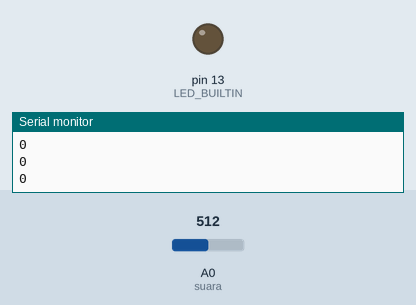
The sketch below on a simulated Arduino Uno, built with avr-gcc and run on an emulated ATmega328P. Shown: output pins drawn as LEDs (lit = HIGH), the last lines printed to the serial monitor. Dashed ring = blinking. Inputs (shaded band) come from the test bench; at power-on: A0 (suara) = 512.

Above: at 1.2 s.
1.3 s: A0 (suara) set to 546
At 2.2 s:
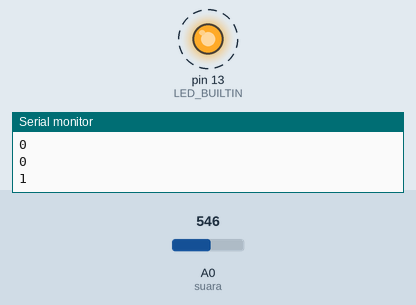
4.3 s: A0 (suara) set to 511
At 5.1 s:
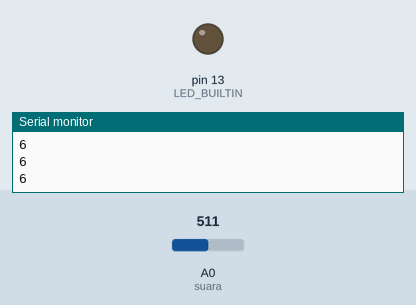
5.8 s: A0 (suara) set to 716
At 6.6 s:
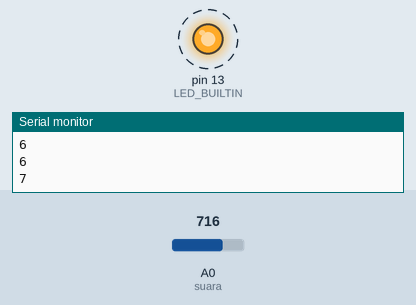
8.8 s: A0 (suara) set to 306
At 9.8 s:
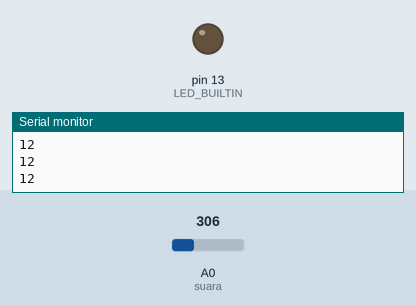
Timing chart, 0 to 11.3 s (numbered marks = the images above; inputs shaded):
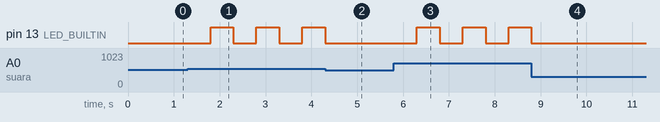

Measured:
- the behaviour switches between 534 and 535 on A0 (suara) (found by bisection; images 0 and 1)
- after the input at 1.3 s, pin 13 (LED_BUILTIN): alternates HIGH for 0.50 s and LOW for 0.50 s, starting after 0.50 s
- after the input at 4.3 s, pin 13 (LED_BUILTIN): goes on until 4.3 s, then stays LOW
- after the input at 5.8 s, pin 13 (LED_BUILTIN): alternates HIGH for 0.50 s and LOW for 0.50 s, starting after 0.50 s
- after the input at 8.8 s, pin 13 (LED_BUILTIN): goes on until 8.8 s, then stays LOW

The sketch:

sensor_suara.ino
```cpp
#define suara A0
#define led1 2
float bacaSuara;
int total_suara = 0;

void setup() {
  // put your setup code here, to run once:
  Serial.begin(9600);
  pinMode(suara, INPUT);
  // pinMode(led1, OUTPUT);
  pinMode(LED_BUILTIN, OUTPUT);
  Serial.println("mulai...");
}

void loop() {
  bacaSuara=analogRead(suara);
  bacaSuara = bacaSuara / 100;
  // Serial.println(bacaSuara);
  // int batas = 536;
  float batas = 5.35;

  if(bacaSuara >= batas) {
    delay(500);
    total_suara++;
    // Serial.println("lorem ipsum dolor sit amet suka makan bakso");
  }
  Serial.println(total_suara);

  if(total_suara % 2 == 0) {
    // Serial.println("lorem ipsum dolor sit amet suka makan bakso");
    digitalWrite(led1, LOW);
    digitalWrite(LED_BUILTIN, LOW);
  } else {
    // Serial.println("lorem ipsum dolor sit amet suka makan bakso goreng pake tahu dan juga keju");
    digitalWrite(led1, HIGH);
    digitalWrite(LED_BUILTIN, HIGH);
  }
}
```
